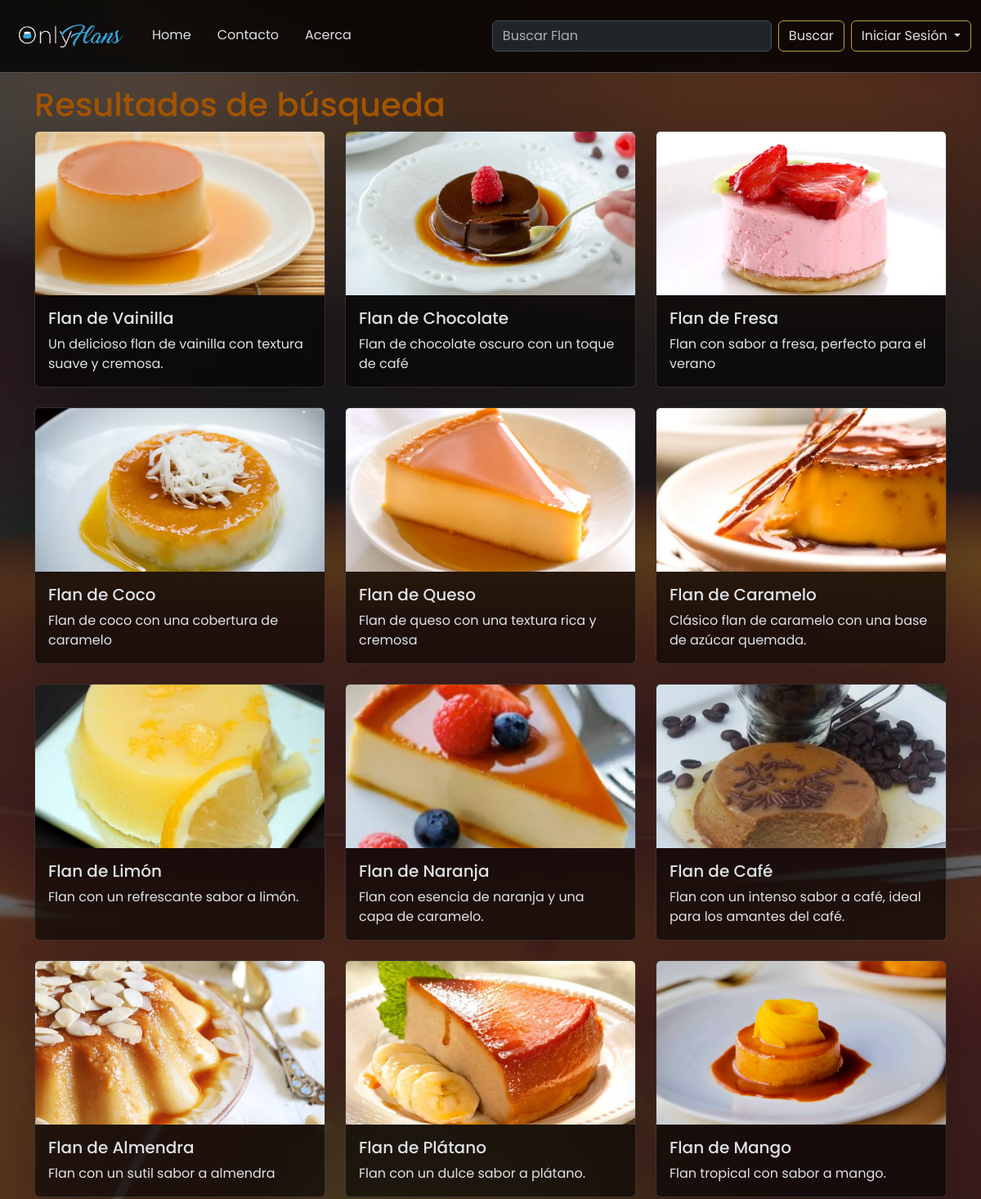
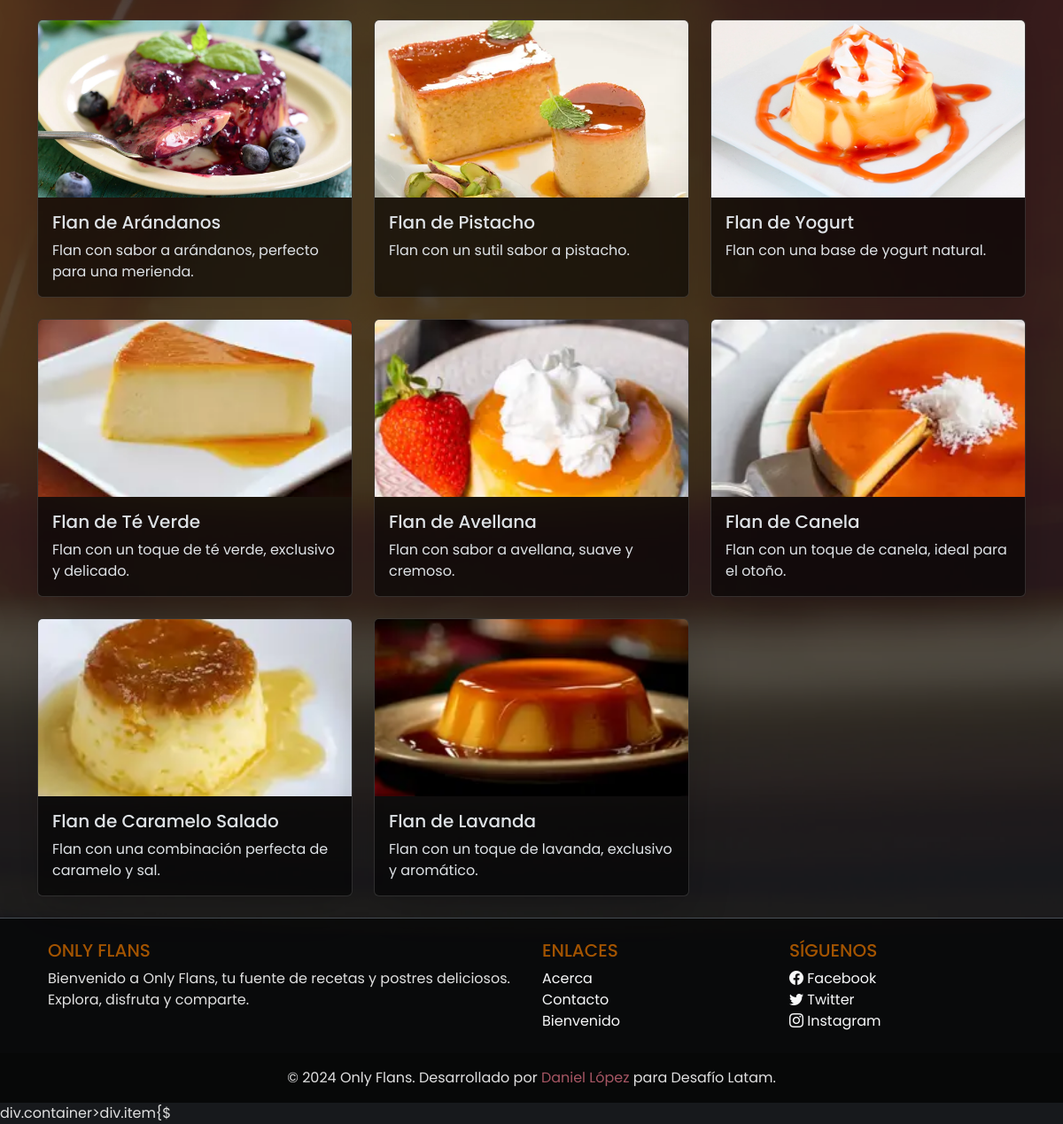
The app's page /search/ with its own data (2 pictures, top to bottom).
### web/models.py (models this page shows, shortened)
class Flan(models.Model):
    flan_uuid = models.UUIDField(default=uuid.uuid4, editable=False, unique=True)
    name = models.CharField(max_length=64)
    normalized_name = models.CharField(max_length=64, editable=False)
    description = models.TextField()
    image_url = models.CharField(max_length=255)
    slug = models.SlugField(unique=True)
    is_private = models.BooleanField(default=False)
    created_at = models.DateTimeField(auto_now_add=True)
    updated_at = models.DateTimeField(auto_now=True)
    deleted_at = models.DateTimeField(null=True, blank=True)

### web/views.py (the view)
# urls.py: path("search/", search, name="search"),
def search(request):
    query = request.GET.get("q", "").strip()
    if query:
        normalized_query = unidecode(query).lower()
        flanes = Flan.objects.filter(normalized_name__icontains=normalized_query)
    else:
        flanes = Flan.objects.all()
    return render(
        request, "web/search_results.html", {"flanes": flanes, "query": query}
    )

### web/templates/web/search_results.html (shortened to what this page needs)
{% extends 'web/base.html' %}
{% load static %}
{% block content %}
<h1>Resultados de búsqueda{% if query %} para "{{ query }}"{% endif %}</h1>
<div class="row">
    {% if flanes %}
    {% for flan in flanes %}
    <div class="col-md-4 mb-4">
        <a href="{% url 'flan_detail' slug=flan.slug %}" class="text-decoration-none text-dark">
            <div class="card h-100 shadow-lg card-hover card-semitransparent d-flex flex-column">
                <div class="image-container">
                    <img src="{% static flan.image_url %}" class="card-img-top img-fluid" alt="{{ flan.name }}">
                </div>
                <div class="card-body d-flex flex-column">
                    <h5 class="card-title card-custom">{{ flan.name }}</h5>
                    <p class="card-text">{{ flan.description }}</p>
                </div>
            </div>
        </a>
    </div>
    {% endfor %}
    {% else %}
    <p>No se encontraron resultados para tu búsqueda.</p>
    {% endif %}
</div>
{% endblock %}

### web/static/web/css/style.css (style rules this page uses)
* { margin: 0; padding: 0; box-sizing: border-box; }
:root { --color-flan-dorado-oscuro: #C49B3F; --color-caramelo-oscuro: #A35400; --color-crema-oscura: #3A3A3A; --color-chocolate-oscuro: #E0E0E0; --color-fresa-oscura: #A65663; }
body, html { height: 100%; }
body { color: var(--color-chocolate-oscuro); padding-top: 5rem; font-family: 'Poppins', sans-serif; }
body::before { content: ""; position: fixed; top: 0; left: 0; width: 100%; height: 100%; background: url('/static/web/images/background.webp') no-repeat center center fixed; background-size: cover; opacity: 0.3; z-index: -1; }
a { text-decoration: none; }
h1, h2, h3, h4, h5, h6 { color: var(--color-caramelo-oscuro); }
a { color: var(--color-fresa-oscura); }
.image-container { height: 200px; overflow: hidden; display: flex; align-items: center; justify-content: center; }
.card-img-top { height: 100%; object-fit: cover; }
.card-hover { transition: transform 0.2s ease-in-out, box-shadow 0.2s ease-in-out; }
.about, .card-semitransparent, .footer-semitransparent { background-color: rgba(0, 0, 0, 0.6); }

### records on screen
Flan: image_url (picture), name "Flan de Vainilla", description "Un delicioso flan de vainilla con textura suave y cremosa."
Flan: image_url (picture), name "Flan de Chocolate", description "Flan de chocolate oscuro con un toque de café"
Flan: image_url (picture), name "Flan de Fresa", description "Flan con sabor a fresa, perfecto para el verano"
Flan: image_url (picture), name "Flan de Coco", description "Flan de coco con una cobertura de caramelo"
Flan: image_url (picture), name "Flan de Queso", description "Flan de queso con una textura rica y cremosa"
Flan: image_url (picture), name "Flan de Caramelo", description "Clásico flan de caramelo con una base de azúcar quemada."
Flan: image_url (picture), name "Flan de Limón", description "Flan con un refrescante sabor a limón."
Flan: image_url (picture), name "Flan de Naranja", description "Flan con esencia de naranja y una capa de caramelo."
Flan: image_url (picture), name "Flan de Café", description "Flan con un intenso sabor a café, ideal para los amantes del café."
Flan: image_url (picture), name "Flan de Almendra", description "Flan con un sutil sabor a almendra"
Flan: image_url (picture), name "Flan de Plátano", description "Flan con un dulce sabor a plátano."
Flan: image_url (picture), name "Flan de Mango", description "Flan tropical con sabor a mango."
Flan: image_url (picture), name "Flan de Arándanos", description "Flan con sabor a arándanos, perfecto para una merienda."
Flan: image_url (picture), name "Flan de Pistacho", description "Flan con un sutil sabor a pistacho."
Flan: image_url (picture), name "Flan de Yogurt", description "Flan con una base de yogurt natural."
Flan: image_url (picture), name "Flan de Té Verde", description "Flan con un toque de té verde, exclusivo y delicado."
Flan: image_url (picture), name "Flan de Avellana", description "Flan con sabor a avellana, suave y cremoso."
Flan: image_url (picture), name "Flan de Canela", description "Flan con un toque de canela, ideal para el otoño."
Flan: image_url (picture), name "Flan de Caramelo Salado", description "Flan con una combinación perfecta de caramelo y sal."
Flan: image_url (picture), name "Flan de Lavanda", description "Flan con un toque de lavanda, exclusivo y aromático."
